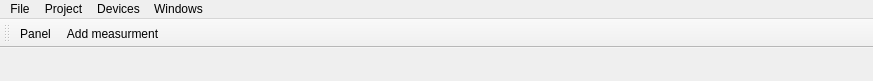
<?xml version="1.0" encoding="UTF-8"?>
<ui version="4.0">
 <class>MainWindow</class>
 <widget class="QMainWindow" name="MainWindow">
  <property name="geometry">
   <rect>
    <x>0</x>
    <y>0</y>
    <width>873</width>
    <height>81</height>
   </rect>
  </property>
  <property name="sizePolicy">
   <sizepolicy hsizetype="Preferred" vsizetype="Preferred">
    <horstretch>0</horstretch>
    <verstretch>0</verstretch>
   </sizepolicy>
  </property>
  <property name="minimumSize">
   <size>
    <width>518</width>
    <height>81</height>
   </size>
  </property>
  <property name="windowTitle">
   <string>sciDa</string>
  </property>
  <widget class="QWidget" name="centralWidget"/>
  <widget class="QMenuBar" name="menuBar">
   <property name="geometry">
    <rect>
     <x>0</x>
     <y>0</y>
     <width>873</width>
     <height>21</height>
    </rect>
   </property>
   <property name="acceptDrops">
    <bool>false</bool>
   </property>
   <widget class="QMenu" name="menuFile">
    <property name="title">
     <string>File</string>
    </property>
    <addaction name="actionOpen"/>
    <addaction name="action_new"/>
   </widget>
   <widget class="QMenu" name="menuProject">
    <property name="title">
     <string>Project</string>
    </property>
   </widget>
   <widget class="QMenu" name="menuWindows">
    <property name="title">
     <string>Windows</string>
    </property>
   </widget>
   <widget class="QMenu" name="menuDevices">
    <property name="title">
     <string>Devices</string>
    </property>
   </widget>
   <addaction name="menuFile"/>
   <addaction name="menuProject"/>
   <addaction name="menuDevices"/>
   <addaction name="menuWindows"/>
  </widget>
  <widget class="QToolBar" name="mainToolBar">
   <property name="acceptDrops">
    <bool>true</bool>
   </property>
   <property name="iconSize">
    <size>
     <width>24</width>
     <height>24</height>
    </size>
   </property>
   <attribute name="toolBarArea">
    <enum>TopToolBarArea</enum>
   </attribute>
   <attribute name="toolBarBreak">
    <bool>false</bool>
   </attribute>
   <addaction name="actionShow_Graphs"/>
   <addaction name="actionAddWindow"/>
  </widget>
  <action name="actionOpen">
   <property name="text">
    <string>Open</string>
   </property>
  </action>
  <action name="actionNew">
   <property name="text">
    <string>New</string>
   </property>
  </action>
  <action name="action_new">
   <property name="text">
    <string>&amp;New</string>
   </property>
  </action>
  <action name="actionShow_Graphs">
   <property name="text">
    <string>Panel</string>
   </property>
   <property name="visible">
    <bool>true</bool>
   </property>
   <property name="iconVisibleInMenu">
    <bool>false</bool>
   </property>
  </action>
  <action name="actionAddWindow">
   <property name="text">
    <string>Add measurment</string>
   </property>
  </action>
 </widget>
 <layoutdefault spacing="6" margin="11"/>
 <resources/>
 <connections/>
</ui>
